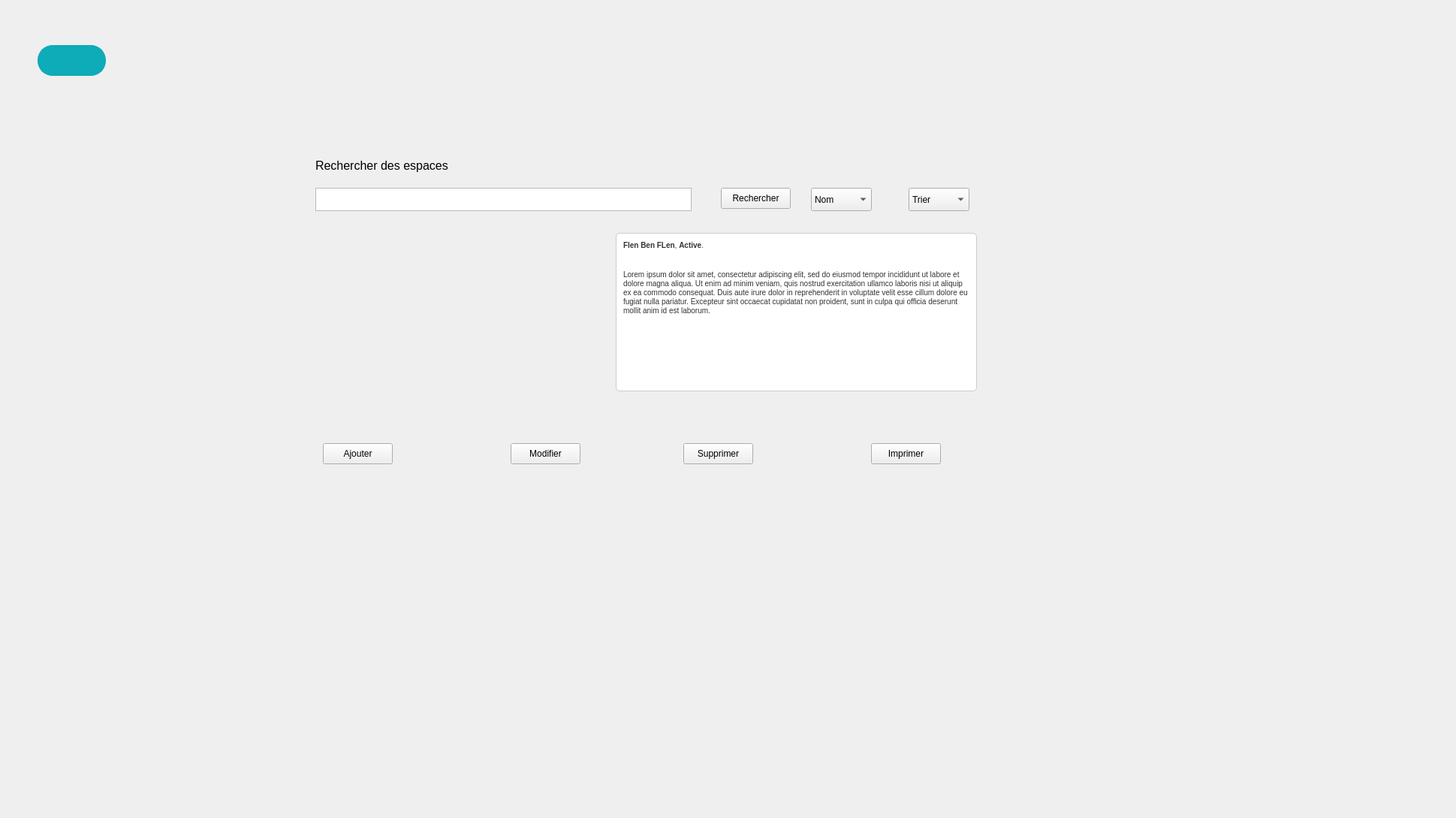
        <widget class="QWidget" name="AfficherEspace">
         <attribute name="title">
          <string>Afficher Espace</string>
         </attribute>
         <widget class="QLabel" name="afficherEspaceBackground">
          <property name="geometry">
           <rect>
            <x>10</x>
            <y>-10</y>
            <width>1920</width>
            <height>1080</height>
           </rect>
          </property>
          <property name="text">
           <string/>
          </property>
          <property name="pixmap">
           <pixmap resource="res.qrc">:/img/back_empty.png</pixmap>
          </property>
          <property name="scaledContents">
           <bool>true</bool>
          </property>
         </widget>
         <widget class="QComboBox" name="critereEspace">
          <property name="geometry">
           <rect>
            <x>1080</x>
            <y>250</y>
            <width>81</width>
            <height>31</height>
           </rect>
          </property>
          <item>
           <property name="text">
            <string>Nom</string>
           </property>
          </item>
          <item>
           <property name="text">
            <string>constructeur</string>
           </property>
          </item>
          <item>
           <property name="text">
            <string>matricule</string>
           </property>
          </item>
         </widget>
         <widget class="QComboBox" name="trierBoxEspace">
          <property name="geometry">
           <rect>
            <x>1210</x>
            <y>250</y>
            <width>81</width>
            <height>31</height>
           </rect>
          </property>
          <item>
           <property name="text">
            <string>Trier</string>
           </property>
          </item>
          <item>
           <property name="text">
            <string>A-Z</string>
           </property>
          </item>
          <item>
           <property name="text">
            <string>date d'ajout</string>
           </property>
          </item>
          <item>
           <property name="text">
            <string>etat</string>
           </property>
          </item>
         </widget>
         <widget class="QLabel" name="EspImage">
          <property name="geometry">
           <rect>
            <x>420</x>
            <y>310</y>
            <width>351</width>
            <height>211</height>
           </rect>
          </property>
          <property name="styleSheet">
           <string notr="true">/* QLabel background */
QLabel {
    background-color: transparent; /* Change as needed */
    border: none; /* Change as needed */
}

/* QLabel with image */
QLabel#imageLabel {
    border: 1px solid #ccc; /* Change as needed */
    border-radius: 4px; /* Change as needed */
    padding: 4px; /* Change as needed */
}

/* QLabel text */
QLabel#imageLabel::text {
    color: #000; /* Change as needed */
}

/* QLabel image */
QLabel#imageLabel::icon {
    /* Set the path to your image */
    image: url(image_path.png); /* Change the image path */
    width: 100px; /* Change as needed */
    height: 100px; /* Change as needed */
}
</string>
          </property>
          <property name="text">
           <string/>
          </property>
          <property name="pixmap">
           <pixmap resource="res.qrc">:/img/download.jpg</pixmap>
          </property>
          <property name="scaledContents">
           <bool>true</bool>
          </property>
         </widget>
         <widget class="QLabel" name="textRechercherEsp">
          <property name="geometry">
           <rect>
            <x>420</x>
            <y>180</y>
            <width>241</width>
            <height>81</height>
           </rect>
          </property>
          <property name="font">
           <font>
            <family>MS Shell Dlg 2</family>
            <pointsize>12</pointsize>
           </font>
          </property>
          <property name="text">
           <string>&lt;html&gt;&lt;head/&gt;&lt;body&gt;&lt;p&gt;Rechercher des espaces &lt;/p&gt;&lt;/body&gt;&lt;/html&gt;</string>
          </property>
         </widget>
         <widget class="QPushButton" name="SearchButtonEsp">
          <property name="geometry">
           <rect>
            <x>960</x>
            <y>250</y>
            <width>93</width>
            <height>28</height>
           </rect>
          </property>
          <property name="text">
           <string>Rechercher</string>
          </property>
         </widget>
         <widget class="QListView" name="searchBoxEsp">
          <property name="geometry">
           <rect>
            <x>420</x>
            <y>250</y>
            <width>501</width>
            <height>31</height>
           </rect>
          </property>
         </widget>
         <widget class="QTextEdit" name="ESPDesc">
          <property name="geometry">
           <rect>
            <x>820</x>
            <y>310</y>
            <width>481</width>
            <height>211</height>
           </rect>
          </property>
          <property name="styleSheet">
           <string notr="true">/* QTextEdit Stylesheet */

QTextEdit {
    font-family: Arial, sans-serif;
    font-size: 14px;
    color: #333333; /* Text color */
    background-color: #ffffff; /* Background color */
    border: 1px solid #cccccc; /* Border color */
    border-radius: 5px; /* Border radius */
    padding: 5px; /* Padding */
}

QTextEdit:hover {
    border-color: #aaaaaa; /* Border color on hover */
}

QTextEdit:focus {
    border-color: #007bff; /* Border color on focus */
}

QTextEdit::placeholder {
    color: #999999; /* Placeholder text color */
}

QTextEdit::selection {
    background-color: #007bff; /* Text selection background color */
    color: #ffffff; /* Text selection color */
}
</string>
          </property>
          <property name="html">
           <string>&lt;!DOCTYPE HTML PUBLIC &quot;-//W3C//DTD HTML 4.0//EN&quot; &quot;http://www.w3.org/TR/REC-html40/strict.dtd&quot;&gt;
&lt;html&gt;&lt;head&gt;&lt;meta name=&quot;qrichtext&quot; content=&quot;1&quot; /&gt;&lt;style type=&quot;text/css&quot;&gt;
p, li { white-space: pre-wrap; }
&lt;/style&gt;&lt;/head&gt;&lt;body style=&quot; font-family:'Arial','sans-serif'; font-size:14px; font-weight:400; font-style:normal;&quot;&gt;
&lt;p style=&quot; margin-top:0px; margin-bottom:0px; margin-left:0px; margin-right:0px; -qt-block-indent:0; text-indent:0px;&quot;&gt;&lt;span style=&quot; font-family:'MS Shell Dlg 2'; font-size:7.8pt; font-weight:600;&quot;&gt;Flen Ben FLen&lt;/span&gt;&lt;span style=&quot; font-family:'MS Shell Dlg 2'; font-size:7.8pt;&quot;&gt;, &lt;/span&gt;&lt;span style=&quot; font-family:'MS Shell Dlg 2'; font-size:7.8pt; font-weight:600;&quot;&gt;Active&lt;/span&gt;&lt;span style=&quot; font-family:'MS Shell Dlg 2'; font-size:7.8pt;&quot;&gt;.&lt;/span&gt;&lt;/p&gt;
&lt;p style=&quot;-qt-paragraph-type:empty; margin-top:0px; margin-bottom:0px; margin-left:0px; margin-right:0px; -qt-block-indent:0; text-indent:0px; font-family:'MS Shell Dlg 2'; font-size:7.8pt;&quot;&gt;&lt;br /&gt;&lt;/p&gt;
&lt;p style=&quot;-qt-paragraph-type:empty; margin-top:0px; margin-bottom:0px; margin-left:0px; margin-right:0px; -qt-block-indent:0; text-indent:0px; font-family:'MS Shell Dlg 2'; font-size:7.8pt;&quot;&gt;&lt;br /&gt;&lt;/p&gt;
&lt;p style=&quot; margin-top:0px; margin-bottom:0px; margin-left:0px; margin-right:0px; -qt-block-indent:0; text-indent:0px;&quot;&gt;&lt;span style=&quot; font-family:'MS Shell Dlg 2'; font-size:7.8pt;&quot;&gt;Lorem ipsum dolor sit amet, consectetur adipiscing elit, sed do eiusmod tempor incididunt ut labore et dolore magna aliqua. Ut enim ad minim veniam, quis nostrud exercitation ullamco laboris nisi ut aliquip ex ea commodo consequat. Duis aute irure dolor in reprehenderit in voluptate velit esse cillum dolore eu fugiat nulla pariatur. Excepteur sint occaecat cupidatat non proident, sunt in culpa qui officia deserunt mollit anim id est laborum.&lt;/span&gt;&lt;/p&gt;&lt;/body&gt;&lt;/html&gt;</string>
          </property>
         </widget>
         <widget class="QPushButton" name="modifEsp">
          <property name="geometry">
           <rect>
            <x>680</x>
            <y>590</y>
            <width>93</width>
            <height>28</height>
           </rect>
          </property>
          <property name="text">
           <string>Modifier</string>
          </property>
         </widget>
         <widget class="QPushButton" name="deleteEspace">
          <property name="geometry">
           <rect>
            <x>910</x>
            <y>590</y>
            <width>93</width>
            <height>28</height>
           </rect>
          </property>
          <property name="text">
           <string>Supprimer</string>
          </property>
         </widget>
         <widget class="QPushButton" name="addEspace">
          <property name="geometry">
           <rect>
            <x>430</x>
            <y>590</y>
            <width>93</width>
            <height>28</height>
           </rect>
          </property>
          <property name="text">
           <string>Ajouter</string>
          </property>
         </widget>
         <widget class="QPushButton" name="imprimerEsp">
          <property name="geometry">
           <rect>
            <x>1160</x>
            <y>590</y>
            <width>93</width>
            <height>28</height>
           </rect>
          </property>
          <property name="text">
           <string>Imprimer</string>
          </property>
         </widget>
         <widget class="QPushButton" name="returnEspButton">
          <property name="geometry">
           <rect>
            <x>50</x>
            <y>60</y>
            <width>91</width>
            <height>41</height>
           </rect>
          </property>
          <property name="styleSheet">
           <string notr="true">/* Styles généraux du bouton */
QPushButton {
    background-color: #0EABB8; /* Bleu clair pour représenter l'eau */
    border: 2px solid #0EABB8; /* Bordure bleue */
    color: #ffffff; /* Texte blanc */
    padding: 15px 25px; /* Espacement intérieur */
    font-size: 18px; /* Taille de la police */
    font-weight: bold; /* Police en gras */
    border-radius: 20px; /* Bordure arrondie */
    outline: none; /* Supprime la bordure de focus */
    position: relative; /* Position relative pour les pseudo-éléments */
    overflow: hidden; /* Cache le contenu débordant */
    transition: background-color 0.3s, color 0.3s; /* Transition des couleurs */
}

/* Style au survol du bouton */
QPushButton:hover {
    background-color: #03a9fc; /* Fond devient blanc */
    color: #0EABB8; /* Texte devient bleu clair */
}

/* Style au clic du bouton */
QPushButton:pressed {
    background-color: #1e4c6f; /* Bleu foncé lors du clic */
    color: #f8f8f8; /* Texte blanc lors du clic */
}

/* Animation pour le pseudo-élément :after */
QPushButton::after {
    content: ''; /* Contenu vide */
    position: absolute; /* Position absolue */
    width: 100%; /* Largeur à 100% */
    height: 100%; /* Hauteur à 100% */
    background-color: rgba(255, 255, 255, 0.3); /* Fond semi-transparent */
    top: 50%; /* Positionnement au centre vertical */
    left: 50%; /* Positionnement au centre horizontal */
    border-radius: 50%; /* Bordure arrondie */
    transform: translate(-50%, -50%) scale(0); /* Réduit l'échelle à 0 */
    transition: transform 0.5s ease; /* Transition de l'échelle */
}

/* Animation au survol du bouton */
QPushButton:hover::after {
    transform: translate(-50%, -50%) scale(2); /* Augmente l'échelle à 2 */
}</string>
          </property>
          <property name="text">
           <string/>
          </property>
          <property name="icon">
           <iconset resource="res.qrc">
            <normaloff>:/img/return.png</normaloff>:/img/return.png</iconset>
          </property>
          <property name="iconSize">
           <size>
            <width>35</width>
            <height>35</height>
           </size>
          </property>
          <property name="shortcut">
           <string>Backspace</string>
          </property>
         </widget>
        </widget>
